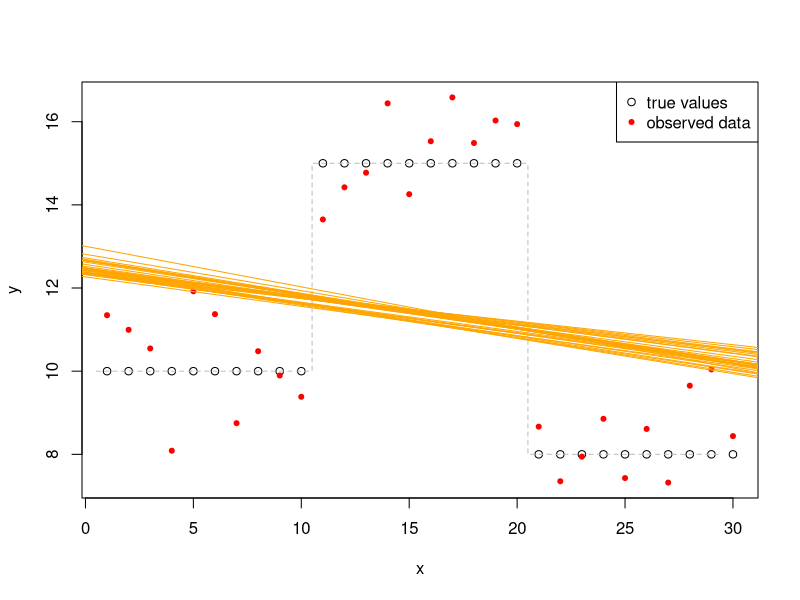
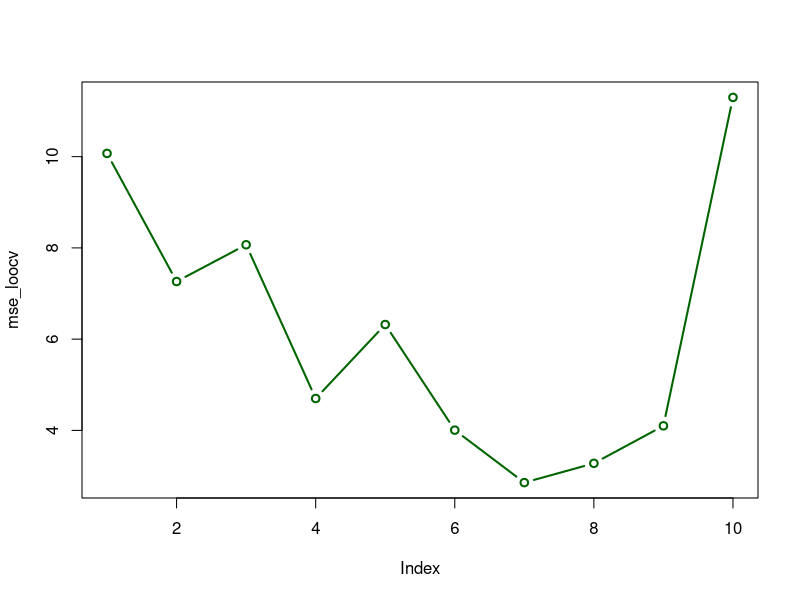
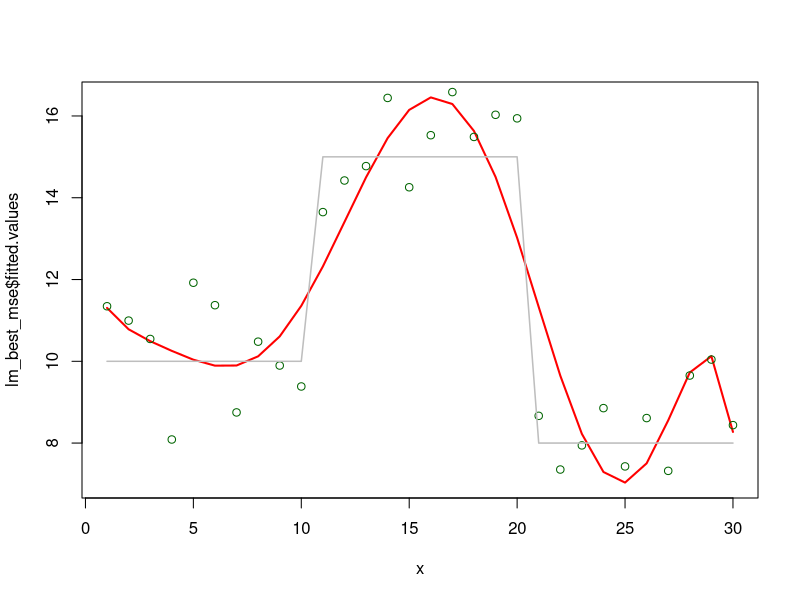

Generate these figures, in order, with R:
## Programming Cross validation

set.seed(1234567890)

x <- matrix(1:30, ncol = 1)
x

y_true <- cut(x, breaks = c(0, 10, 20, 30), labels = c(10, 15, 8)) |>
  as.character() |> as.integer()
y_true


epsilon_train <- rnorm(length(x))
epsilon_train

y_obs <- y_true + epsilon_train
y_obs


plot(x[,1], y_true, type = "p", ylim = range(c(y_obs, y_true)),
     xlab = "x", ylab = "y")
lines(x[,1]-0.5, y_true, type = "s", lty = 2, col = "grey")
points(x[,1], y_obs, lty = 2, col = "red", pch = 20)

legend("topright", legend = c("true values", "observed data"),
       col = c("black", "red"), pch = c(1, 20))

# First run: fit linear regression and leave just the first observation out
x_loo <- x[-1]
y_loo <- y_obs[-1]

x_loo
y_loo

# fit the linear model
lm_loo <- lm(y_loo ~ x_loo)
summary(lm_loo)

# plot the resulting regression to the existing plot
abline(lm_loo, col = "grey")

# finding the sum of squared error using the missing point
(predict(lm_loo, newdata = data.frame(x_loo = x[1])) - y_obs[1]) ^ 2

predict(lm_loo, newdata = data.frame(x_loo = x[1])) - y_obs[1]

# jsut manually predicting for the value of x[1] then minus the observed value of y
(12.31218 - 0.06681 * 1) - y_obs[1]


# we are going to write a loop which leaves one observation out at a time
loo_sse <- NULL

# loop over each of n observations
for(i in seq_along(x)){
  
  x_loo <- x[-i]
  y_loo <- y_obs[-i]
  
  # fit the linear regression model with the loo data
  lm_loo <- lm(y_loo ~ x_loo)
  
  # plot the regression line
  abline(lm_loo, col = "orange")
  
  # in each iteration compute the sse and store in the loo_sse vector
  loo_sse <- c(loo_sse,
               (predict(lm_loo, newdata = data.frame(x_loo = x[i])) - y_obs[i]) ^ 2)
}

# let's check the populated vector containing the errors
loo_sse

# calculate the mean of sse
mse_loocv <- mean(loo_sse)
mse_loocv



# we are now fitting a polynomial regression with degree from 1 - k
# initialize the result vector
mse_loocv <- rep(NA, 10)


# an outer loop that changes the polynomial degree
for(k in 1:10){
  
  loo_sse <- NULL
  
  # inner loop for each of the n observation
  for(i in seq_along(x)) {
    
    # create the new data by leaving one observation out
    x_loo <- x[-i]
    y_loo <- y_obs[-i]
    
    # fit the linear regression model with the loo data
    lm_loo <- lm(y_loo ~ poly(x_loo, degree = k, raw = T))
    
    # store the current sse to result vector
    # sum of squared errors
    loo_sse <- c(loo_sse,
                 (predict(lm_loo, newdata = data.frame(x_loo = x[i])) - y_obs[i]) ^ 2)
  }
  
  # store MSE for the current polynomial degree
  mse_loocv[k] <- mean(loo_sse)
}

# plot the different values of MSE_LOOCV
plot(mse_loocv, type = "b", col = "darkgreen", lwd = 2)

# Which degree minimized the mean squared error : I think that is 9
# at the degree of the polynomial as 9 we get the lowest MSE




# using the result to obtain the final fitted values 
lm_best_mse <- lm(y_obs ~ poly(x, degree = which.min(mse_loocv)))
summary(lm_best_mse)

# plot the above regression which the resulted best degree
plot(x, lm_best_mse$fitted.values, col = "red", type = "l", lwd = 2)
points(x, y_obs, col = "darkgreen")
lines(x, y_true, col = "grey", lwd = 1.5)

















